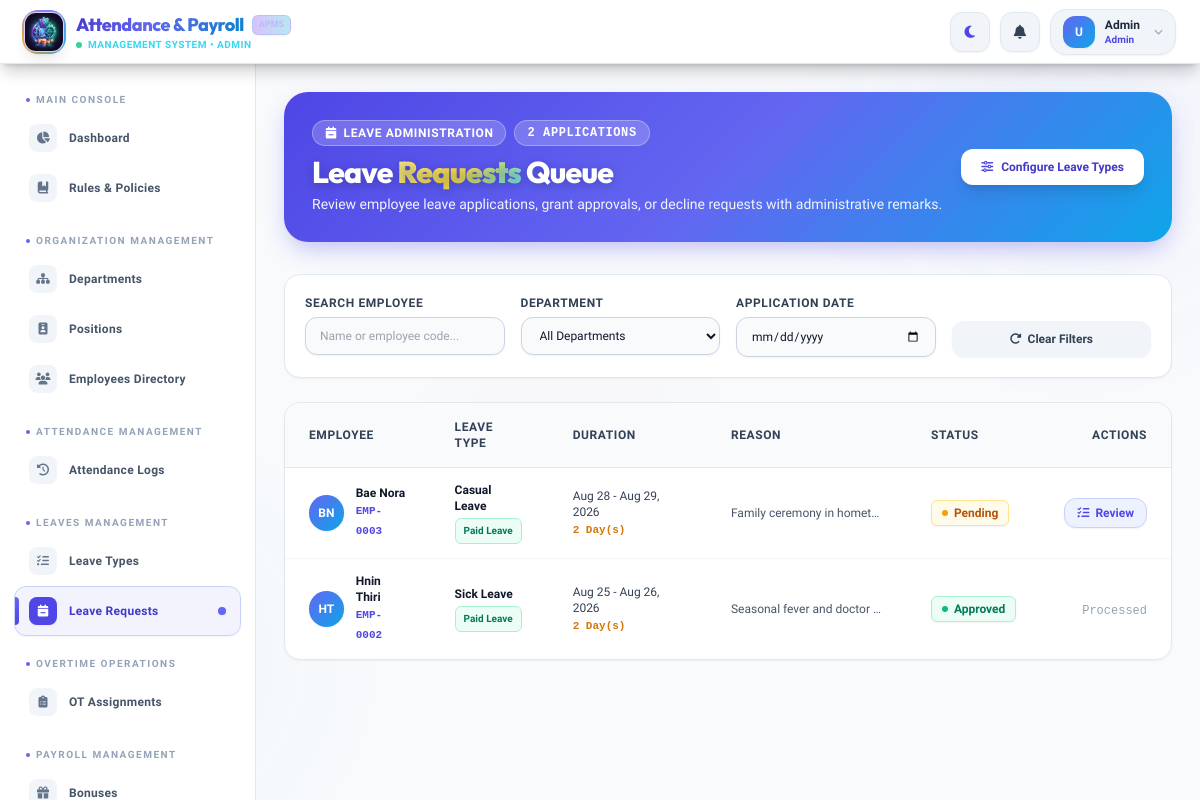
Screenshot of /admin/leaves (signed in) with the database file from the repository.
### tables this page shows
CREATE TABLE `leaverequest` (
  `RequestID` int NOT NULL AUTO_INCREMENT,
  `LeaveTypeID` int NOT NULL,
  `EmpID` int NOT NULL,
  `StartDate` date NOT NULL,
  `EndDate` date NOT NULL,
  `Reason` text NOT NULL,
  `Status` enum('Pending','Approved','Rejected') NOT NULL DEFAULT 'Pending',
  PRIMARY KEY (`RequestID`),
  KEY `idx_leaverequest_type` (`LeaveTypeID`),
  KEY `idx_leaverequest_emp` (`EmpID`),
  CONSTRAINT `fk_leaverequest_leavetype` FOREIGN KEY (`LeaveTypeID`) REFERENCES `leavetypes` (`LeaveTypeID`) ON DELETE RESTRICT ON UPDATE CASCADE,
  CONSTRAINT `fk_leaverequest_employee` FOREIGN KEY (`EmpID`) REFERENCES `employee` (`EmpID`) ON DELETE CASCADE ON UPDATE CASCADE
);

CREATE TABLE `employee` (
  `EmpID` int NOT NULL AUTO_INCREMENT,
  `FirstName` varchar(100) NOT NULL,
  `LastName` varchar(100) NOT NULL,
  `Gender` enum('Male','Female','Other') NOT NULL DEFAULT 'Other',
  `Email` varchar(255) NOT NULL,
  `Password` varchar(255) NOT NULL,
  `PhoneNumber` varchar(30) NOT NULL,
  `Address` text NOT NULL,
  `PositionID` int NOT NULL,
  `JoinDate` date NOT NULL,
  `Status` enum('Active','Inactive') NOT NULL DEFAULT 'Active',
  `ProfilePhoto` varchar(255) DEFAULT NULL,
  `PasswordResetRequest` tinyint(1) NOT NULL DEFAULT '0',
  `is_first_login` tinyint(1) NOT NULL DEFAULT '1',
  PRIMARY KEY (`EmpID`),
  UNIQUE KEY `uq_emp_email` (`Email`),
  KEY `idx_employee_position` (`PositionID`),
  KEY `idx_employee_status` (`Status`),
  CONSTRAINT `fk_employee_position` FOREIGN KEY (`PositionID`) REFERENCES `position` (`PositionID`) ON DELETE RESTRICT ON UPDATE CASCADE
);

CREATE TABLE `leavetypes` (
  `LeaveTypeID` int NOT NULL AUTO_INCREMENT,
  `LeaveType` varchar(100) NOT NULL,
  `DaysAllowed` int NOT NULL DEFAULT '0',
  `IsPaid` tinyint(1) NOT NULL DEFAULT '1',
  `DeductionRate` decimal(10,2) NOT NULL DEFAULT '0.00',
  `DurationMonths` int NOT NULL DEFAULT '0',
  PRIMARY KEY (`LeaveTypeID`),
  UNIQUE KEY `uq_leavetype_name` (`LeaveType`)
);

### views/admin/leaves.php (the view, shortened to what the rows shown need)
<div class="relative overflow-hidden rounded-3xl bg-gradient-to-r from-indigo-600 via-violet-600 to-cyan-600 p-6 lg:p-7 mb-8 shadow-xl" data-aos="fade-down">
    <div class="relative z-10 flex flex-col sm:flex-row items-start sm:items-center justify-between gap-4">
        <div>
            <h1 class="text-2xl sm:text-3xl font-extrabold text-white tracking-tight font-outfit">
                Leave <span class="gradient-text">Requests</span> Queue
            </h1>
        </div>
    </div>
</div>
<div class="bg-white dark:bg-slate-800 rounded-2xl overflow-hidden border border-slate-200 dark:border-slate-700 mb-8 shadow-sm" data-aos="fade-up" data-aos-delay="100">
    <div class="overflow-x-auto">
        <table class="w-full text-sm text-left text-slate-600 dark:text-slate-300">
            <thead class="text-xs uppercase bg-slate-50 dark:bg-slate-900/80 text-slate-700 dark:text-slate-300 border-b border-slate-200 dark:border-slate-700 font-bold tracking-wider">
                <tr>
                    <th scope="col" class="px-6 py-4">Employee</th>
                    <th scope="col" class="px-6 py-4">Leave Type</th>
                    <th scope="col" class="px-6 py-4">Duration</th>
                    <th scope="col" class="px-6 py-4">Reason</th>
                    <th scope="col" class="px-6 py-4">Status</th>
                    <th scope="col" class="px-6 py-4 text-right">Actions</th>
                </tr>
            </thead>
            <tbody class="divide-y divide-slate-100 dark:divide-slate-700/60">
                <?php if(empty($data['leaveRequests'])): ?>
                    <tr>
                        <td colspan="6" class="px-6 py-12 text-center text-slate-500 dark:text-slate-400">
                            <div class="w-14 h-14 mx-auto bg-slate-100 dark:bg-slate-700 rounded-2xl flex items-center justify-center mb-3 text-indigo-500">
                                <i class="fa-solid fa-calendar-check text-2xl"></i>
                            </div>
                            <p class="font-bold text-slate-900 dark:text-white text-sm">No leave requests found</p>
                            <p class="text-xs text-slate-500 dark:text-slate-400 mt-0.5">Submitted employee leave applications will appear here for review.</p>
                        </td>
                    </tr>
                <?php else: ?>
                    <?php foreach($data['leaveRequests'] as $lr): ?>
                    <tr class="hover:bg-slate-50/80 dark:hover:bg-slate-700/40 transition-colors group">
                        <td class="px-6 py-3.5">
                            <div class="flex items-center gap-3">
                                <div class="w-9 h-9 rounded-full bg-gradient-to-br from-indigo-500 to-sky-500 text-white flex items-center justify-center font-bold text-xs shadow-sm">
                                    <?= strtoupper(substr($lr['FirstName'],0,1) . substr($lr['LastName'],0,1)) ?>
                                </div>
                                <div>
                                    <div class="font-bold text-slate-900 dark:text-white text-xs"><?= htmlspecialchars($lr['FirstName'] . ' ' . $lr['LastName']) ?></div>
                                    <div class="text-[11px] text-indigo-600 dark:text-sky-400 font-mono font-semibold">EMP-<?= str_pad($lr['EmpID'], 4, '0', STR_PAD_LEFT) ?></div>
                                </div>
                            </div>
                        </td>
                        <td class="px-6 py-3.5">
                            <div class="font-bold text-slate-900 dark:text-white text-xs"><?= htmlspecialchars($lr['LeaveType']) ?></div>
                            <?php if($lr['IsPaid']): ?>
                                <span class="inline-flex items-center mt-1 px-2 py-0.5 text-[10px] font-bold bg-emerald-50 text-emerald-700 border border-emerald-200 dark:bg-emerald-950/50 dark:text-emerald-300 dark:border-emerald-800 rounded-md">Paid Leave</span>
                            <?php else: ?>
                                <span class="inline-flex items-center mt-1 px-2 py-0.5 text-[10px] font-bold bg-slate-100 text-slate-600 border border-slate-200 dark:bg-slate-700 dark:text-slate-300 dark:border-slate-600 rounded-md">Unpaid Leave</span>
                            <?php endif; ?>
                        </td>
                        <td class="px-6 py-3.5">
                            <div class="text-xs text-slate-700 dark:text-slate-300 font-medium">
                                <?= date('M j', strtotime($lr['StartDate'])) ?> - <?= date('M j, Y', strtotime($lr['EndDate'])) ?>
                                <div class="font-extrabold text-amber-600 dark:text-amber-400 mt-0.5 font-mono text-[11px]"><?= $lr['days'] ?> Day(s)</div>
                            </div>
                        </td>
                        <td class="px-6 py-3.5 max-w-[200px] truncate text-slate-600 dark:text-slate-400 text-xs" title="<?= htmlspecialchars($lr['Reason']) ?>">
                            <?= htmlspecialchars($lr['Reason']) ?>
                        </td>
                        <td class="px-6 py-3.5">
                            <?php if($lr['Status'] === 'Approved'): ?>
                                <span class="inline-flex items-center px-2.5 py-1 rounded-md text-xs font-bold bg-emerald-50 text-emerald-700 border border-emerald-200 dark:bg-emerald-950/50 dark:text-emerald-300 dark:border-emerald-800 shadow-sm">
                                    <span class="w-1.5 h-1.5 rounded-full bg-emerald-500 mr-1.5"></span> Approved
                                </span>
                            <?php elseif($lr['Status'] === 'Rejected'): ?>
                                <span class="inline-flex items-center px-2.5 py-1 rounded-md text-xs font-bold bg-rose-50 text-rose-700 border border-rose-200 dark:bg-rose-950/50 dark:text-rose-300 dark:border-rose-800 shadow-sm">
                                    <span class="w-1.5 h-1.5 rounded-full bg-rose-500 mr-1.5"></span> Rejected
                                </span>
                            <?php else: ?>
                                <span class="inline-flex items-center px-2.5 py-1 rounded-md text-xs font-bold bg-amber-50 text-amber-700 border border-amber-200 dark:bg-amber-950/50 dark:text-amber-300 dark:border-amber-800 shadow-sm">
                                    <span class="w-1.5 h-1.5 rounded-full bg-amber-500 mr-1.5"></span> Pending
                                </span>
                            <?php endif; ?>
                        </td>
                        <td class="px-6 py-3.5 text-right">
                            <?php if($lr['Status'] === 'Pending'): ?>
                                <button onclick="actionLeave(<?= $lr['RequestID'] ?>)" class="inline-flex items-center gap-1.5 bg-indigo-50 hover:bg-indigo-100 text-indigo-600 dark:bg-indigo-950/50 dark:text-indigo-400 dark:hover:bg-indigo-900/60 border border-indigo-200 dark:border-indigo-800 px-3 py-1.5 rounded-xl text-xs font-extrabold transition-all hover:scale-105 shadow-sm">
                                    <i class="fa-solid fa-list-check"></i> Review
                                </button>
                            <?php else: ?>
                                <span class="text-slate-400 text-xs font-mono">Processed</span>
                            <?php endif; ?>
                        </td>
                    </tr>
                    <?php endforeach; ?>
                <?php endif; ?>
            </tbody>
        </table>
    </div>
</div>

### rows the page displays
leaverequest: EmpID.LastName "BN", EmpID.LastName "Bae Nora", EmpID "0003", LeaveTypeID.LeaveType "Casual Leave", StartDate "Aug 28", EndDate "Aug 29, 2026", days "2", Reason "Family ceremony in homet…", Status "Pending" (drawn)
leaverequest: EmpID.LastName "HT", EmpID.LastName "Hnin Thiri", EmpID "0002", LeaveTypeID.LeaveType "Sick Leave", StartDate "Aug 25", EndDate "Aug 26, 2026", days "2", Reason "Seasonal fever and doctor…", Status "Approved" (drawn)

### other values shown
$_SESSION['role'] "ADMIN"
substr($_SESSION['Email'] ?? ($_SESSION['first_name'] ?? 'U'), 0, 1) "U"
$_SESSION['first_name'] "Admin"
$_SESSION['role'] "Admin"
$section['label'] "MAIN CONSOLE"
$item['label'] "Dashboard"
$item['label'] "Rules & Policies"
$section['label'] "ORGANIZATION MANAGEMENT"
$item['label'] "Departments"
$item['label'] "Positions"
$item['label'] "Employees Directory"
$section['label'] "ATTENDANCE MANAGEMENT"
$item['label'] "Attendance Logs"
$section['label'] "LEAVES MANAGEMENT"
$item['label'] "Leave Types"
